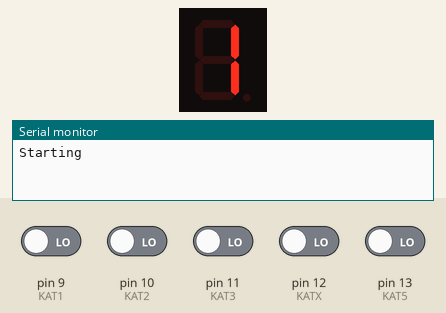
Bench run of a sketch on a simulated Arduino Uno, built with avr-gcc and run on an emulated ATmega328P. Parts: 1-digit seven-segment display, the last lines printed to the serial monitor. Wiring (inferred from the names in the program): 1-digit 7-segment display, segments lit when HIGH: segments pin 3, pin 8, pin 2, pin 5, pin 4, pin 6, pin 7. The test bench sets the inputs (shaded band); at power-on: pin 9 (KAT1), pin 10 (KAT2), pin 11 (KAT3), pin 12 (KATX), pin 13 (KAT5) LOW. The segment pins are drawn as the display they are named for.

Above: at 1.2 s.
1.3 s: pin 10 (KAT2) driven HIGH
At 2.9 s:
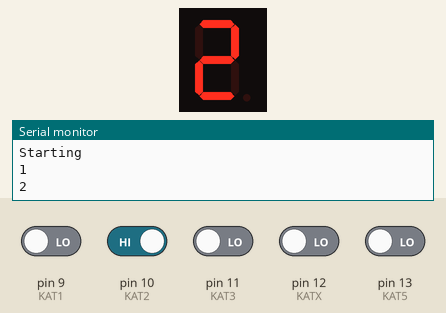
3.8 s: pin 9 (KAT1) driven HIGH
At 6.0 s:
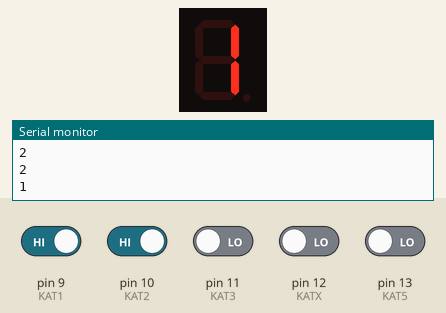
6.3 s: pin 9 (KAT1) driven LOW
At 7.9 s:
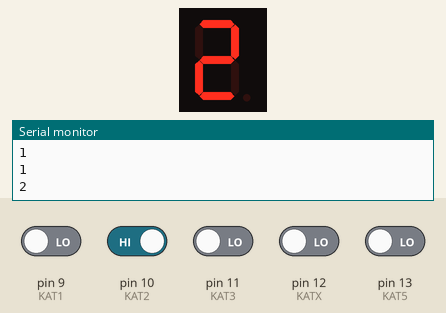
8.8 s: pin 10 (KAT2) driven LOW and pin 13 (KAT5) driven HIGH
At 12.6 s:
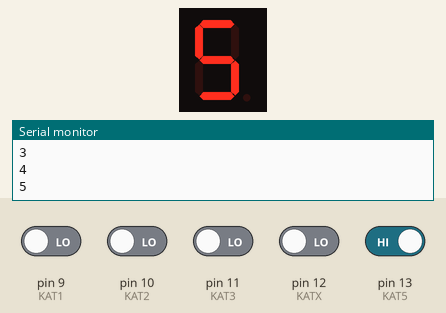
Timing chart, 0 to 14.1 s (numbered marks = the images above; inputs shaded):
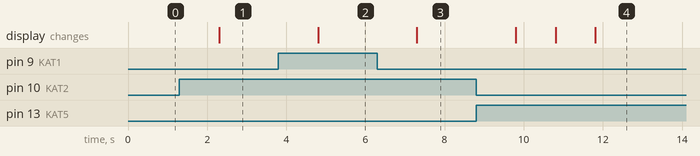

Measured:
- after the input at 1.3 s, the display: changes after 1.0 s (image 1)
- after the input at 3.8 s, the display: changes after 1.0 s (image 2)
- after the input at 6.3 s, the display: changes after 1.0 s (image 3)
- after the input at 8.8 s, the display: first changes after 1.0 s (image 4 shows a later state)

The sketch:

controller.ino
```cpp
#define A 7
#define B 8
#define C 2
#define D 3
#define E 4
#define H 5
#define G 6

#define KAT1 9
#define KAT2 10
#define KAT3 11
#define KATX 12
#define KAT5 13

void clr()
{
  digitalWrite(A, HIGH);
  digitalWrite(B, HIGH);
  digitalWrite(C, HIGH);
  digitalWrite(D, HIGH);
  digitalWrite(E, HIGH);
  digitalWrite(H, HIGH);
  digitalWrite(G, HIGH);

}
void one()
{
  digitalWrite(D, LOW);
  digitalWrite(E, LOW);
  digitalWrite(H, LOW);
  digitalWrite(G, LOW);
  digitalWrite(A, LOW);
  digitalWrite(B, HIGH);
  digitalWrite(C, HIGH);
}

void two()
{
  digitalWrite(D, HIGH);
  digitalWrite(E, HIGH);
  digitalWrite(H, HIGH);
  digitalWrite(G, LOW);
  digitalWrite(A, HIGH);
  digitalWrite(B, HIGH);
  digitalWrite(C, LOW);
}

void three()
{
  digitalWrite(D, HIGH);
  digitalWrite(E, LOW);
  digitalWrite(H, HIGH);
  digitalWrite(G, LOW);
  digitalWrite(A, HIGH);
  digitalWrite(B, HIGH);
  digitalWrite(C, HIGH);
}

void four()
{
  digitalWrite(D, LOW);
  digitalWrite(E, LOW);
  digitalWrite(H, LOW);
  digitalWrite(G, HIGH);
  digitalWrite(A, HIGH);
  digitalWrite(B, HIGH);
  digitalWrite(C, HIGH);
}

void five()
{
  digitalWrite(D, HIGH);
  digitalWrite(E, LOW);
  digitalWrite(H, HIGH);
  digitalWrite(G, HIGH);
  digitalWrite(A, HIGH);
  digitalWrite(B, LOW);
  digitalWrite(C, HIGH);
}

void six()
{
  digitalWrite(D, HIGH);
  digitalWrite(E, HIGH);
  digitalWrite(H, HIGH);
  digitalWrite(G, HIGH);
  digitalWrite(A, HIGH);
  digitalWrite(B, LOW);
  digitalWrite(C, HIGH);
}

void seven()
{
  digitalWrite(D, LOW);
  digitalWrite(E, LOW);
  digitalWrite(H, HIGH);
  digitalWrite(G, HIGH);
  digitalWrite(A, LOW);
  digitalWrite(B, HIGH);
  digitalWrite(C, HIGH);
}

void eight()
{
  digitalWrite(D, HIGH);
  digitalWrite(E, HIGH);
  digitalWrite(H, HIGH);
  digitalWrite(G, HIGH);
  digitalWrite(A, HIGH);
  digitalWrite(B, HIGH);
  digitalWrite(C, HIGH);
}

void nine()
{
  digitalWrite(D, HIGH);
  digitalWrite(E, LOW);
  digitalWrite(H, HIGH);
  digitalWrite(G, HIGH);
  digitalWrite(A, HIGH);
  digitalWrite(B, HIGH);
  digitalWrite(C, HIGH);
}

void zero()
{
  digitalWrite(D, HIGH);
  digitalWrite(E, HIGH);
  digitalWrite(H, HIGH);
  digitalWrite(G, HIGH);
  digitalWrite(A, LOW);
  digitalWrite(B, HIGH);
  digitalWrite(C, HIGH);
}

void LoopDisplay()
{
//  one();
//  delay(1000);
//  two();
//  delay(1000);
//  three();
//  delay(1000);
//  four();
//  delay(1000);
//  five();
//  delay(1000);
//  six();
//  delay(1000);
//  seven();
//  delay(1000);
//  eight();
//  delay(1000);
//  nine();
//  delay(1000);
//  zero();
//  delay(1000);
}

void setup()
{
  pinMode(A, OUTPUT);
  pinMode(B, OUTPUT);
  pinMode(C, OUTPUT);
  pinMode(D, OUTPUT);
  pinMode(E, OUTPUT);
  pinMode(H, OUTPUT);
  pinMode(G, OUTPUT);

  pinMode(KAT1, INPUT);
  pinMode(KAT2, INPUT);
  pinMode(KAT3, INPUT);
  pinMode(KATX, INPUT);
  pinMode(KAT5, INPUT);

  goTo(1);

  Serial.begin(9600);
  Serial.println("Starting\n");
}
bool on = false;
int currentFloor = 1;

void goTo(int floor) {
  currentFloor = floor;
  Serial.println(floor);
  switch (floor) {
    case 0:
      zero();
      break;
    case 1:
      one();
      break;
    case 2:
      two();
      break;
    case 3:
      three();
      break;
    case 4:
      four();
      break;
    case 5:
      five();
      break;
    case 6:
      six();
      break;
    case 7:
      seven();
      break;
    case 8:
      eight();
      break;
    case 9:
      nine();
      break;
  }
}
int btnPressed = 1;
void loop()
{
  int btn1, btn2, btn3, btn4, btn5;


  if(!on) {
    btn1 = digitalRead(KAT1);
    btn2 = digitalRead(KAT2);
    btn3 = digitalRead(KAT3);
    btn4 = digitalRead(KATX);
    btn5 = digitalRead(KAT5);
  }

  if (btn1 == HIGH && !on) {
    btnPressed = 1;
  }
  else if (btn2 == HIGH && !on) {
    btnPressed = 2;
  }
  else if (btn3 == HIGH && !on) {
    btnPressed = 3;
  }
  else if (btn4 == HIGH && !on) {
    btnPressed = 4;
    Serial.println("BTN 4");
  }
  else if (btn5 == HIGH && !on) {
    btnPressed = 5;
    Serial.println("BTN 5");
  }

  if(currentFloor > btnPressed) {
    on = true;
    for(int i=currentFloor;i>=btnPressed;i--) {
      goTo(i);
      delay(1000);
    }
    on = false;
  }
  else if(currentFloor < btnPressed) {
    on = true;
    for(int i=currentFloor;i<=btnPressed;i++) {
      goTo(i);
      delay(1000);
    }
    on = false;
  }

//  if (btn1 == HIGH && !on) {
//    on = true;
//    Serial.println("On");
//    if (currentFloor == 1)
//      for (int i = 1; i <= 5; i++) {
//        goTo(i);
//        delay(1000);
//    }
//    else {
//      for (int i = currentFloor; i >= 1; i--) {
//        goTo(i);
//        delay(1000);
//      }
//    }
//  }
//
//  if (test == LOW && on) {
//    on = false;
//    Serial.println("Off");
//  }

  delay(100);

  // LoopDisplay();
}
```
